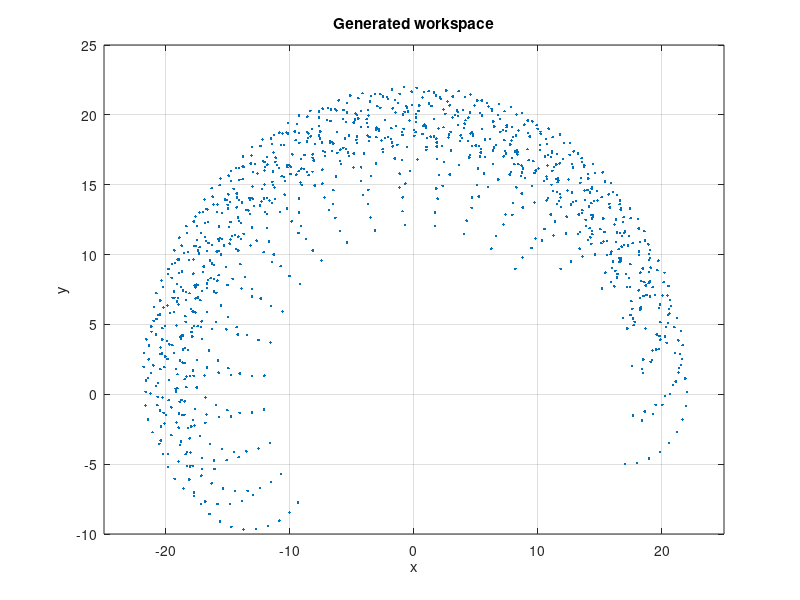

The MATLAB source for this figure: (Note: this script raises an error after producing the figure.)
%RRR planar manipulator IK with Anfis
l1 = 10; % length of first arm
l2 = 7; % length of second arm
l3 = 5; % length of third arm

% %Data generation
% i=1;
% for theta1 = 0:pi/40:pi
%     
%     for theta2 = 0:pi/40:pi/2
%          
%         for theta3 = -pi/2:pi/40:pi/2 %used to be from -pi/2
%             THETA1(i) = theta1;
%             THETA2(i) = theta2;
%             THETA3(i) = theta3;
%             i = i+1;
%            
%             
%         end
%     end
% end
%%
%alternate generation, is there a better way?
theta1 = 0:0.2:pi; % all possible theta1 values
theta2 = 0:0.4:pi/2; % all possible theta2 values
theta3 = -pi/2:0.2:pi/2;
[THETA1,THETA2,THETA3] = meshgrid(theta1,theta2,theta3);

%%
%FK calculations
FKX = (l1 * cos(THETA1)) + (l2 * cos(THETA1 + THETA2)) + (l3 * cos(THETA1 + THETA2 + THETA3));
FKY = (l1 * sin(THETA1)) + (l2 * sin(THETA1 + THETA2)) + (l3 * sin(THETA1 + THETA2 + THETA3));
PHI = THETA1 + THETA2 + THETA3; % Where does this get used?

%Plot the generated workspace?
figure(1);
plot(FKX(:), FKY(:),'.');
title('Generated workspace')
grid on;
xlabel('x')
ylabel('y')
xlim([-25 25]);
ylim([-10 25]);
hold on;




%genfis datasets
data1 = [FKX(:) FKY(:)  PHI(:) ]; % create x-y-phi-theta1 dataset
data2 = [FKX(:) FKY(:)  PHI(:) ]; % create x-y-phi-theta2 dataset
data3 = [FKX(:) FKY(:)  PHI(:) ];% create x-y-phi-theta3 dataset
%anfis datasets
fulldata1 = [FKX(:) FKY(:)  PHI(:) THETA1(:) ];
fulldata2 = [FKX(:) FKY(:)  PHI(:) THETA2(:) ];
fulldata3 = [FKX(:) FKY(:)  PHI(:) THETA3(:) ];

%%
%Initial genfis gridpartition
genOpt = genfisOptions('GridPartition');

%gridpartition options
genOpt.NumMembershipFunctions = [3 3 2]; %membership function number for inputs x y and phi as suggested by paper
genOpt.InputMembershipFunctionType = ["gbellmf" "gbellmf" "gbellmf"];
genOpt.OutputMembershipFunctionType =["linear"];


%initial genfis subtractive clustering
%genOpt = genfisOptions('SubtractiveClustering');
%Initial genfis FCMclustering?
% genOpt = genfisOptions('FCMClustering','FISType','sugeno');
%genOpt2 = genfisOptions('FCMClustering','FISType','sugeno');
%genOpt3 = genfisOptions('FCMClustering','FISType','sugeno');
%FCMclustering options
% genOpt.NumClusters = 9; %Essentially the number of membership functions.
% genOpt.Verbose = 0; %Suppress output
% genOpt2.NumClusters = 12; %Essentially the number of membership functions.
% genOpt2.Verbose = 0; %Suppress output
% genOpt3.NumClusters = 12; %Essentially the number of membership functions.
% genOpt3.Verbose = 0; %Suppress output

%set number of epochs for anfis training
numEpochs = 200; %As suggested by paper

%genOpt.InputMembershipFunctionType = 'gaussmf';
disp('--> generating first GENFIS.')
inFIS1 = genfis(data1,THETA1(:),genOpt);
disp('--> generating second GENFIS.')
inFIS2 = genfis(data2,THETA2(:),genOpt);
disp('--> generating third GENFIS.')
inFIS3 = genfis(data3,THETA3(:),genOpt);

%%
%anfis setup
%opt = anfisOptions;
%opt.InitialFIS = 6;
opt1 = anfisOptions('InitialFIS',inFIS1);
opt1.DisplayANFISInformation = 0;
opt1.DisplayErrorValues = 0;
opt1.DisplayStepSize = 0;
opt1.DisplayFinalResults = 0;

%anfis2
opt2 = anfisOptions('InitialFIS',inFIS2);
opt2.DisplayANFISInformation = 0;
opt2.DisplayErrorValues = 0;
opt2.DisplayStepSize = 0;
opt2.DisplayFinalResults = 0;
%anfis3
opt3 = anfisOptions('InitialFIS',inFIS3);
opt3.DisplayANFISInformation = 0;
opt3.DisplayErrorValues = 0;
opt3.DisplayStepSize = 0;
opt3.DisplayFinalResults = 0;




%%
% Train anfis1.
disp('--> Training first ANFIS network.')
opt1.EpochNumber = numEpochs;
anfis1 = anfis(fulldata1,opt1);


%Train anfis2
disp('--> Training second ANFIS network.')
% opt.InitialFIS = 5;
opt2.EpochNumber = numEpochs;
anfis2 = anfis(fulldata2,opt2);

%train anfis3
disp('--> Training third ANFIS network.')
% opt.InitialFIS = 4;
opt3.EpochNumber = numEpochs;
anfis3 = anfis(fulldata3,opt3);

%%
%straight line right side
 % x coordinates for validation
% X = 12:-0.1:0; % x coordinates for validation
% Y(1:121) = 14; % y coordinates for validation
% phiV(1:121) = 0; % phi for validation

%%
%straight line left side
% X = -13:0.1:5; % x coordinates for validation
% Y(1:181) = 14 % y coordinates for validation
% phiV(1:181) = pi/2; % phi for validation

%%
%Curve through workspace test
X = 15:-1:-15;
Y = 17 - abs(X.^2)/30;
phiV = linspace(0.5,2.5,31);

%%
%circle in workspace
% angle = linspace(0,pi,50);
% X = 1.5*cos(2*angle);
% Y = 19 + 1.5*sin(2*angle);
% phiV(1:50) = pi/2;

%%
%plot validation xy coordinates
% figure(2);
plot(X,Y,'-b');
% title('Comparison of target and anfis IK)','fontsize',10);
% xlim([-25 25]);
% ylim([0 25]);
% hold on;

%%
%Actual IK calculations, for comparison with anfis
a = Y - (l3*sin(phiV)); % Y of wrist
b = X - (l3*cos(phiV)); % X of wrist
%Get theta2
D = ( ((a.^2)+(b.^2) - l1^2 - l2^2)/(2*l1*l2)); %Costheta2
THETA2D = real(acos(D));
%Get theta1
k1 = l2*sin(THETA2D);
k2 = l1 + l2*cos(THETA2D);
THETA1D = atan2((a.*k2)-(k1.*b),(a.*k1)+(b.*k2));
%get theta 3
THETA3D = phiV - (THETA1D + THETA2D);

%%
%Plot the calculated IK X&Y positions, this is green, can be used to test
%if its a reasonable demand of the system
valX = (l1 * cos(THETA1D)) + (l2 * cos(THETA1D+ THETA2D)) + (l3 * cos(THETA1D+THETA2D+THETA3D));
valY = (l1 * sin(THETA1D)) + (l2 * sin(THETA1D+ THETA2D)) + (l3 * sin(THETA1D+THETA2D+THETA3D));
plot(valX(:),valY(:),'-g');

%%
%evaluate anfis for test coordinates
XY = [X' Y' phiV'];
THETA1P = evalfis(XY,anfis1); % theta1 predicted by anfis1
THETA2P = evalfis(XY,anfis2); % theta2 predicted by anfis2
THETA3P = evalfis(XY,anfis3); % theta3 predicted by anfis3


testX = (l1 * cos(THETA1P)) + (l2 * cos(THETA1P+ THETA2P)) + (l3 * cos(THETA1P+THETA2P+THETA3P));
testY = (l1 * sin(THETA1P)) + (l2 * sin(THETA1P+ THETA2P)) + (l3 * sin(THETA1P+THETA2P+THETA3P));
plot(testX,testY,'-r');
hold off;

%%
%Error as a percentage of reach radius,Calc distance between target and calculated
error = sqrt((X(:)-testX(:)).^2 + (Y(:)-testY(:)).^2);
%convert to a percentage of reach radius (22)

percError = error/22 * 100;
figure(3)
plot(percError);
ylabel('Error percentage','fontsize',10);
xlabel('EE position number');
title('Error as a percentage of reach radius (22)','fontsize',10);
